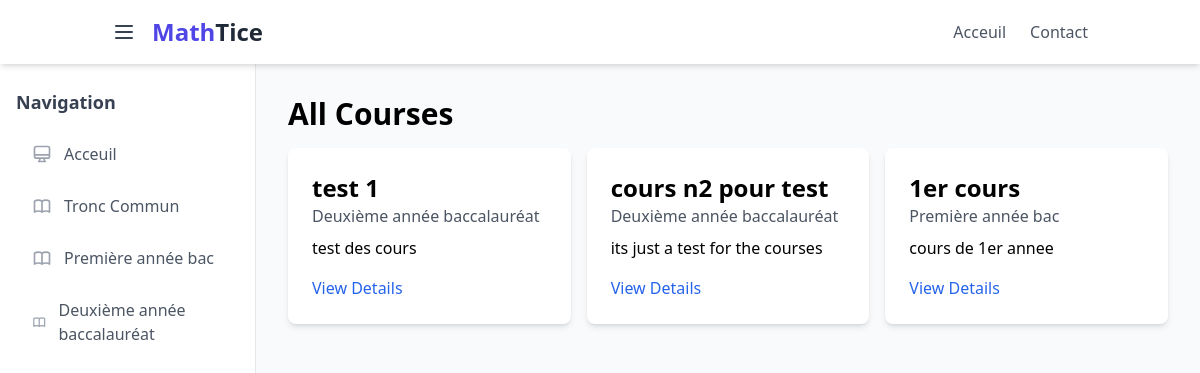
Page /courses/ on the committed database.
### courses/models.py (models this page shows, shortened)
class SchoolLevel(models.Model):
    name = models.CharField(max_length=100)

class Course(models.Model):
    title = models.CharField(max_length=200)
    description = models.TextField()
    level = models.ForeignKey(SchoolLevel, on_delete=models.CASCADE)

### courses/views.py (the view)
# urls.py: path('', views.course_list, name='course_list'),
def course_list(request):
    courses = Course.objects.all()
    return render(request, 'courses/course_list.html', {'courses': courses})

### courses/context_processors.py (called while the page is built)
def all_levels(request):
    return {
        'all_levels': SchoolLevel.objects.all()
    }

### webstudy/templates/courses/course_list.html (shortened to what this page needs)
{% extends 'base.html' %}
{% block content %}
<h1 class="text-3xl font-bold mb-4">All Courses</h1>
<div class="grid grid-cols-1 md:grid-cols-2 lg:grid-cols-3 gap-4">
    {% for course in courses %}
    <div class="bg-white p-6 rounded-lg shadow-md">
        <h2 class="text-2xl font-bold">{{ course.title }}</h2>
        <p class="text-gray-600">{{ course.level.name }}</p>
        <p class="mt-2">{{ course.description|truncatewords:20 }}</p>
        <a href="{% url 'course_detail' course.pk %}" class="text-blue-600 hover:underline mt-4 inline-block">View Details</a>
    </div>
    {% endfor %}
</div>
{% endblock %}

### webstudy/templates/base.html (shortened to what this page needs)
<!DOCTYPE html>
<html lang="en">
<head>
    <script src="https://cdn.tailwindcss.com"></script>
</head>
<body class="bg-gray-50 font-sans">
    <div class="flex flex-col h-screen">
        <header class="bg-white shadow-md z-30">
            <div class="container mx-auto px-6 py-4 flex justify-between items-center">
                <div class="flex items-center space-x-4">
                    <button id="sidebar-toggle" class="text-gray-700 hover:text-indigo-600 focus:outline-none">
                        <svg class="w-6 h-6" fill="none" stroke="currentColor" viewBox="0 0 24 24" xmlns="http://www.w3.org/2000/svg"><path stroke-linecap="round" stroke-linejoin="round" stroke-width="2" d="M4 6h16M4 12h16M4 18h16"></path></svg>
                    </button>
                    <a href="/" class="text-2xl font-bold text-gray-800">
                        <span class="text-indigo-600">Math</span>Tice
                    </a>
                </div>
                <nav class="hidden md:flex items-center space-x-6">
                    <a href="/" class="text-gray-600 hover:text-indigo-600 transition">Acceuil</a>
                    <a href="{% url 'contact' %}" class="text-gray-600 hover:text-indigo-600 transition">Contact</a>
                </nav>
            </div>
        </header>
        <div class="flex flex-1 overflow-hidden">
            <aside id="sidebar" class="w-64 bg-white shadow-lg flex-shrink-0 transform -translate-x-full transition-transform duration-300 ease-in-out z-20 md:translate-x-0 md:shadow-none md:border-r">
                <div class="py-6 px-4">
                    <h2 class="text-lg font-semibold text-gray-700 mb-4">Navigation</h2>
                    <nav class="space-y-2">
                        <a href="{% url 'article_list' %}" class="flex items-center px-4 py-2.5 text-gray-600 rounded-lg hover:bg-indigo-50 hover:text-indigo-700 transition group">
                            Acceuil
                        </a>
            {% for level in all_levels %}
            <a href="{% url 'courses_by_level' level.id %}" class="flex items-center p-2 px-4 py-2.5 text-gray-600 rounded-lg hover:bg-indigo-50 hover:text-indigo-700 transition group">
                {{ level.name }}
            </a>
            {% endfor %}
                    </nav>
                </div>
            </aside>
            <main class="flex-1 p-6 lg:p-8 overflow-y-auto">
                {% block content %}{% endblock %}
            </main>
        </div>
    </div>
</body>
</html>

### rows in the picture
SchoolLevel: name "Tronc Commun"
SchoolLevel: name "Première année bac"
SchoolLevel: name "Deuxième année baccalauréat"
Course: title "test 1", level.name "Deuxième année baccalauréat", description "test des cours"
Course: title "cours n2 pour test", level.name "Deuxième année baccalauréat", description "its just a test for the courses"
Course: title "1er cours", level.name "Première année bac", description "cours de 1er annee"
